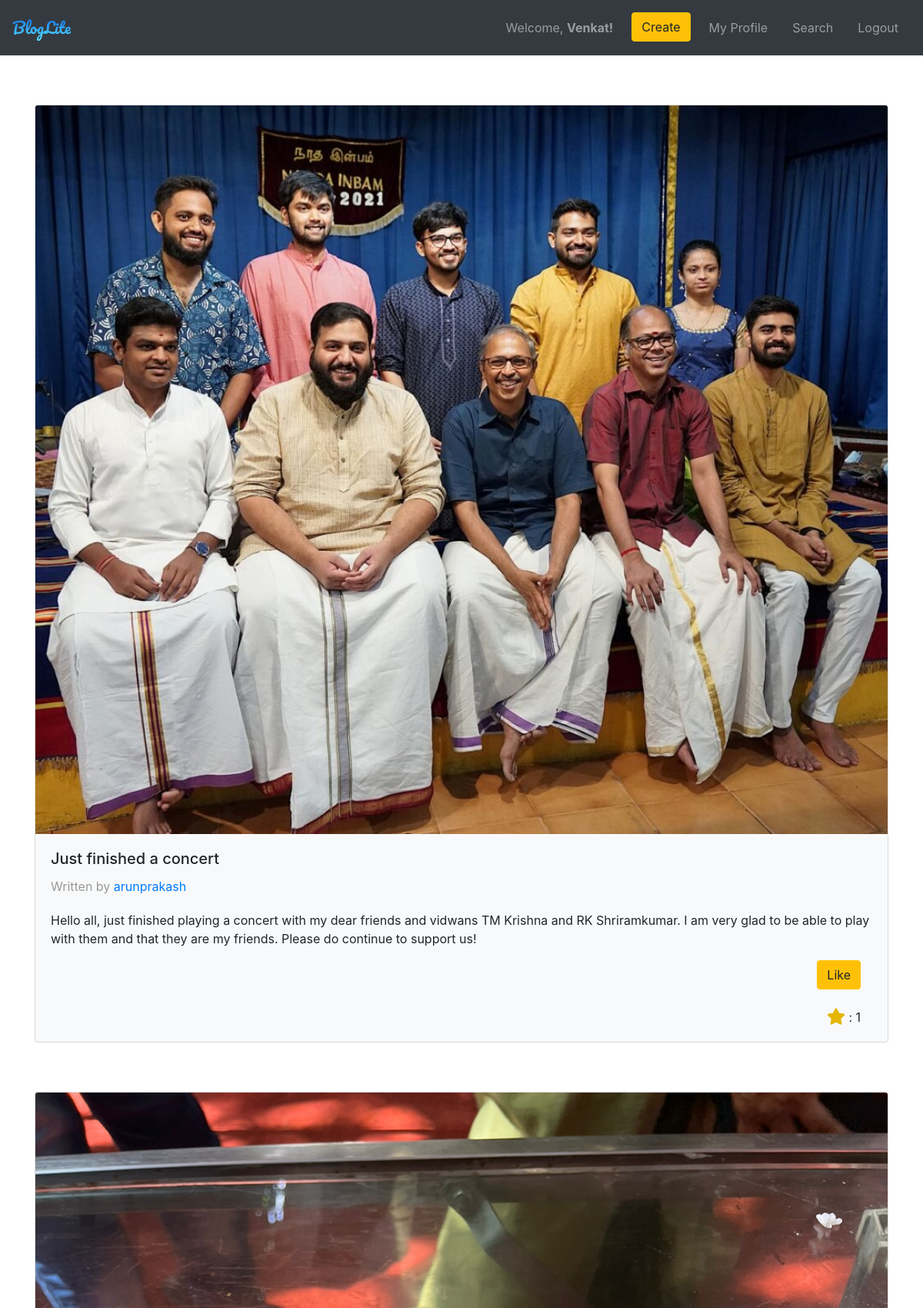
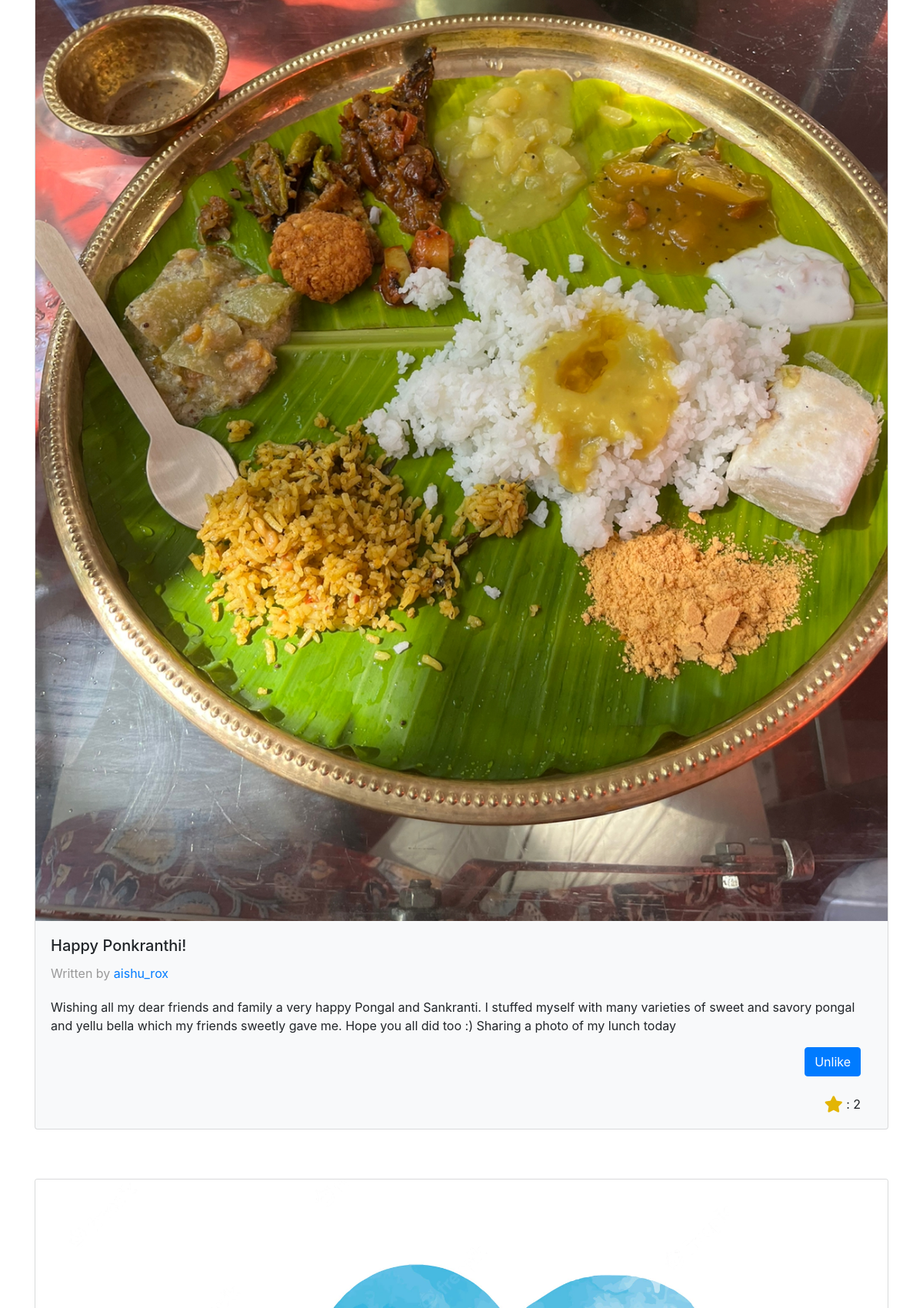
The page /dashboard (signed in, upper part) on the database its author committed (2 pictures, top to bottom).
### app.py (models this page shows)
class User(db.Model, UserMixin):
    id = db.Column(db.Integer, primary_key=True, autoincrement = True)
    username = db.Column(db.String(20), nullable=False, unique=True)
    password = db.Column(db.String(80), nullable=False)
    firstname = db.Column(db.String(20), nullable=False)
    lastname = db.Column(db.String(20), nullable=False)
    image_file = db.Column(db.Text, unique=True, nullable=False)

class Article(db.Model, UserMixin):
    id = db.Column(db.Integer, primary_key=True, autoincrement = True)
    title = db.Column(db.String(100), nullable=False)
    content = db.Column(db.Text, nullable=False)
    date_posted = db.Column(db.DateTime, nullable=False, default=datetime.datetime.now())
    user_id = db.Column(db.Integer, db.ForeignKey('user.id'), nullable=False)
    image_file = db.Column(db.Text, unique=True, nullable=False)
    like_count = db.Column(db.Integer, nullable=False, default=0)
    authors = db.relationship("User", secondary = "article_authors")

### app.py (the view)
@app.route('/dashboard', methods=['GET', 'POST'])
@login_required
def dashboard():
    articles = Article.query.join(Follow, Follow.followed_id == Article.user_id ).filter(Follow.followed_by_id == current_user.id).order_by(Article.date_posted.desc())
    liked = Like.query.filter_by(user_id = current_user.id)
    flag_list = [r.article_id for r in liked]
    return render_template('dashboard.html', your_name = current_user.firstname, articles = articles, flag_list = flag_list)

### app.py (called while the page is built)
@login_manager.user_loader
def load_user(user_id):
    return User.query.get(int(user_id))

### templates/dashboard.html (shortened to what this page needs)
<!DOCTYPE html>
<html lang="en">
<head>
    <link rel="stylesheet" href="https://cdn.jsdelivr.net/npm/bootstrap@4.0.0/dist/css/bootstrap.min.css">
    <link rel="stylesheet" href="https://cdnjs.cloudflare.com/ajax/libs/font-awesome/5.15.1/css/all.min.css" />
    <link type="text/css" rel="stylesheet" href="../static/styles/dashboard.css">
</head>
{%extends "layout.html" %}
{% block body %}
<body class="blog-dash">
    <main role="main" class="container">
        <div class="row justify-content-center">
          <div class="col">
            {% for article in articles %}
            <div class="card bg-light mb-3">
                <img class="card-img-top" src="../static/images/{{ article['image_file']}}">
                <div class="card-body">
                    <h5 class="card-title">{{article["title"]}}</h5>
                    {% for author in article["authors"] %}
                    <p class="blog-post-meta">Written by <a href="/user/{{author['username']}}">{{ author["username"] }}</a></p>
                    {% endfor %}
                    <p class="card-text">{{article['content']}}</p>
                    <div class="col-auto text-right">
                        {% if article["id"] not in flag_list %}
                            <a class="btn btn-warning my-2 my-sm-0" href="{{url_for('like', article_id = article['id'])}}">Like</a><br><br>
                        {% endif %}
                        {% if article["id"] in flag_list %}
                            <a class="btn btn-primary my-2 my-sm-0" href="{{url_for('unlike', article_id = article['id'])}}">Unlike</a><br><br>
                        {% endif %}
                        <a href="#" id="star-button" class="like-button">
                        <i class="fas fa-star fa-lg" id="star-icon" style="color: #E3B505"></i></a>
                        <span>: {{article['like_count']}}</span>
                    </div>
                </div>
            </div>
            {% endfor %}
        </div>
    </main>
</body>
{% endblock %}

### templates/layout.html (shortened to what this page needs)
<!DOCTYPE html>
<html lang="en">
<head>
    <link rel="stylesheet" href="https://cdn.jsdelivr.net/npm/bootstrap@4.0.0/dist/css/bootstrap.min.css">
    <link type="text/css" rel="stylesheet" href="../static/styles/layout.css">
</head>
<body class>
    <header>
        <nav class="navbar navbar-expand-lg navbar-dark bg-dark">
            <a class="navbar-brand mb-0 h1" href="{{url_for('dashboard')}}">BlogLite</a>
            <ul class="navbar-nav ml-auto">
                <li class="nav-item">
                    <span class="navbar-text" style="padding-right: 0.5rem">Welcome, <b>{{ current_user['firstname'] }}!</b></span>
                </li>
                <li class="nav-item">
                    <a class="btn btn-warning my-2 my-sm-0" href="{{url_for('add_blog')}}">Create</a>
                </li>
                <li class="nav-item">
                    <a class="nav-link" href="{{url_for('my_profile')}}">My Profile</a>
                </li>
                <li class="nav-item">
                    <a class="nav-link" href="{{url_for('search')}}">Search</a>
                </li>
                <li class="nav-item">
                    <a class="nav-link" href="{{url_for('logout')}}">Logout</a>
                </li>
            </ul>
        </nav>
    </header>
    {% block body %}
    {% endblock %}
</body>
</html>

### static/styles/dashboard.css (style rules this page uses)
.card { margin-top: 4rem; }
.blog-post-meta { margin-bottom: 1.25rem; color: #999; }

### static/styles/layout.css (style rules this page uses)
html, body { height: 100%; }
.navbar-brand { font-family: 'Pacifico', cursive; background: -webkit-linear-gradient(#0061ff, #60efff); -webkit-background-clip: text; -webkit-text-fill-color: transparent; }
.nav-item { padding:0.5rem; }

### rows shown on the page
User: firstname "Venkat"
Article: image_file (picture), title "Just finished a concert", content "Hello all, just finished playing a concert with my dear friends and vidwans TM Krishna and RK Shriramkumar. I am very glad to be able to play with them and that they are my friends. Please do continue to support us!", like_count "1"
User: username "arunprakash"
Article: image_file (picture), title "Happy Ponkranthi!", content "Wishing all my dear friends and family a very happy Pongal and Sankranti. I stuffed myself with many varieties of sweet and savory pongal and yellu bella which my friends sweetly gave me. Hope you all did too :) Sharing a photo of my lunch today", like_count "2"
User: username "aishu_rox"
Article: image_file (picture)
